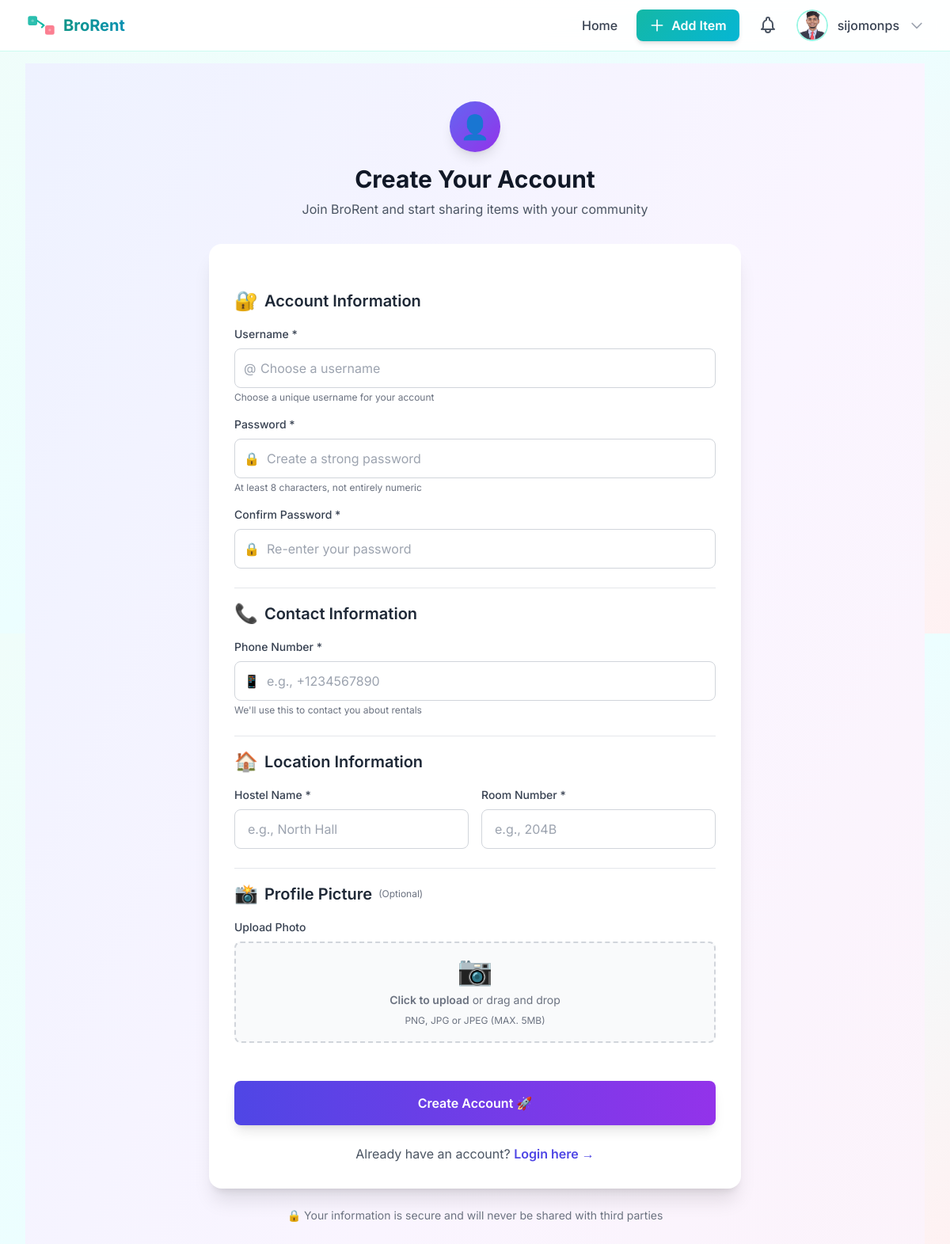
The page /register/ (signed in) on the database its author committed.
### pages/models.py (models this page shows, shortened)
class CustomUser(AbstractUser):
    image = models.ImageField(upload_to='user_images/', blank=True, null=True)
    hostel_name = models.CharField(max_length=100)
    room_number = models.CharField(max_length=20)
    phone_number = models.CharField(max_length=15)

### pages/views.py (the view)
# urls.py: path('register/', views.register_view, name='register'),
def register_view(request):
    if request.method == 'POST':
        form = CustomUserCreationForm(request.POST, request.FILES)
        if form.is_valid():
            user = form.save()
            login(request, user)
            return redirect('home')
    else:
        form = CustomUserCreationForm()
    return render(request, 'register.html', {'form': form})

### pages/forms.py
class CustomUserCreationForm(UserCreationForm):
    image = forms.ImageField(required=False)
    hostel_name = forms.CharField(max_length=100)
    room_number = forms.CharField(max_length=20)
    phone_number = forms.CharField(max_length=15)
    class Meta:
        model = CustomUser
        fields = ('username', 'image', 'hostel_name', 'room_number', 'phone_number', 'password1', 'password2')

### pages/context_processors.py (called while the page is built)
def unread_notifications_count(request) -> Dict[str, int]:
    user = getattr(request, 'user', None)
    if not user or not user.is_authenticated or not user.pk:
        return {"unread_notifications_count": 0}
    from .models import Notification
    count = Notification.objects.filter(user=user, read=False).count()
    return {"unread_notifications_count": count}

### templates/register.html (shortened to what this page needs)
{% extends 'base.html' %}
{% block content %}
<div class="min-h-screen bg-gradient-to-br from-indigo-50 via-purple-50 to-pink-50 py-12 px-4">
    <div class="max-w-2xl mx-auto">
        <div class="text-center mb-8">
            <div class="inline-flex items-center justify-center w-16 h-16 bg-gradient-to-br from-indigo-500 to-purple-600 rounded-full mb-4 shadow-lg">
                <span class="text-3xl text-white">👤</span>
            </div>
            <h1 class="text-3xl font-bold text-gray-900 mb-2">Create Your Account</h1>
            <p class="text-gray-600">Join BroRent and start sharing items with your community</p>
        </div>
        <div class="bg-white rounded-2xl shadow-xl p-8">
            <form method="post" enctype="multipart/form-data" class="space-y-6">
                <div class="space-y-4">
                    <div class="flex items-center space-x-2 mb-4">
                        <span class="text-2xl">🔐</span>
                        <h2 class="text-xl font-semibold text-gray-800">Account Information</h2>
                    </div>
                    <div>
                        <label for="{{ form.username.id_for_label }}" class="block text-sm font-medium text-gray-700 mb-2">
                            Username *
                        </label>
                        <div class="relative">
                            <div class="absolute inset-y-0 left-0 pl-3 flex items-center pointer-events-none">
                                <span class="text-gray-400">@</span>
                            </div>
                            <input type="text" name="username" id="{{ form.username.id_for_label }}"
                                   value="{{ form.username.value|default:'' }}"
                                   class="pl-8 w-full px-4 py-3 border border-gray-300 rounded-lg focus:ring-2 focus:ring-indigo-500 focus:border-transparent transition"
                                   placeholder="Choose a username" required>
                        </div>
                        <p class="mt-1 text-xs text-gray-500">Choose a unique username for your account</p>
                    </div>
                    <div>
                        <label for="{{ form.password1.id_for_label }}" class="block text-sm font-medium text-gray-700 mb-2">
                            Password *
                        </label>
                        <div class="relative">
                            <div class="absolute inset-y-0 left-0 pl-3 flex items-center pointer-events-none">
                                <span class="text-gray-400">🔒</span>
                            </div>
                            <input type="password" name="password1" id="{{ form.password1.id_for_label }}"
                                   class="pl-10 w-full px-4 py-3 border border-gray-300 rounded-lg focus:ring-2 focus:ring-indigo-500 focus:border-transparent transition"
                                   placeholder="Create a strong password" required>
                        </div>
                        <p class="mt-1 text-xs text-gray-500">At least 8 characters, not entirely numeric</p>
                    </div>
                    <div>
                        <label for="{{ form.password2.id_for_label }}" class="block text-sm font-medium text-gray-700 mb-2">
                            Confirm Password *
                        </label>
                        <div class="relative">
                            <div class="absolute inset-y-0 left-0 pl-3 flex items-center pointer-events-none">
                                <span class="text-gray-400">🔒</span>
                            </div>
                            <input type="password" name="password2" id="{{ form.password2.id_for_label }}"
                                   class="pl-10 w-full px-4 py-3 border border-gray-300 rounded-lg focus:ring-2 focus:ring-indigo-500 focus:border-transparent transition"
                                   placeholder="Re-enter your password" required>
                        </div>
                    </div>
                </div>
                <div class="space-y-4 pt-4 border-t border-gray-200">
                    <div class="flex items-center space-x-2 mb-4">
                        <span class="text-2xl">📞</span>
                        <h2 class="text-xl font-semibold text-gray-800">Contact Information</h2>
                    </div>
                    <div>
                        <label for="{{ form.phone_number.id_for_label }}" class="block text-sm font-medium text-gray-700 mb-2">
                            Phone Number *
                        </label>
                        <div class="relative">
                            <div class="absolute inset-y-0 left-0 pl-3 flex items-center pointer-events-none">
                                <span class="text-gray-400">📱</span>
                            </div>
                            <input type="tel" name="phone_number" id="{{ form.phone_number.id_for_label }}"
                                   value="{{ form.phone_number.value|default:'' }}"
                                   class="pl-10 w-full px-4 py-3 border border-gray-300 rounded-lg focus:ring-2 focus:ring-indigo-500 focus:border-transparent transition"
                                   placeholder="e.g., +1234567890" required>
                        </div>
                        <p class="mt-1 text-xs text-gray-500">We'll use this to contact you about rentals</p>
                    </div>
                </div>
                <div class="space-y-4 pt-4 border-t border-gray-200">
                    <div class="flex items-center space-x-2 mb-4">
                        <span class="text-2xl">🏠</span>
                        <h2 class="text-xl font-semibold text-gray-800">Location Information</h2>
                    </div>
                    <div class="grid grid-cols-1 md:grid-cols-2 gap-4">
                        <div>
                            <label for="{{ form.hostel_name.id_for_label }}" class="block text-sm font-medium text-gray-700 mb-2">
                                Hostel Name *
                            </label>
                            <input type="text" name="hostel_name" id="{{ form.hostel_name.id_for_label }}"
                                   value="{{ form.hostel_name.value|default:'' }}"
                                   class="w-full px-4 py-3 border border-gray-300 rounded-lg focus:ring-2 focus:ring-indigo-500 focus:border-transparent transition"
                                   placeholder="e.g., North Hall" required>
                        </div>
                        <div>
                            <label for="{{ form.room_number.id_for_label }}" class="block text-sm font-medium text-gray-700 mb-2">
                                Room Number *
                            </label>
                            <input type="text" name="room_number" id="{{ form.room_number.id_for_label }}"
                                   value="{{ form.room_number.value|default:'' }}"
                                   class="w-full px-4 py-3 border border-gray-300 rounded-lg focus:ring-2 focus:ring-indigo-500 focus:border-transparent transition"
                                   placeholder="e.g., 204B" required>
                        </div>
                    </div>
                </div>
                <div class="space-y-4 pt-4 border-t border-gray-200">
                    <div class="flex items-center space-x-2 mb-4">
                        <span class="text-2xl">📸</span>
                        <h2 class="text-xl font-semibold text-gray-800">Profile Picture</h2>
                        <span class="text-xs text-gray-500">(Optional)</span>
                    </div>
                    <div>
                        <label for="{{ form.image.id_for_label }}" class="block text-sm font-medium text-gray-700 mb-2">
                            Upload Photo
                        </label>
                        <div class="flex items-center justify-center w-full">
                            <label for="{{ form.image.id_for_label }}" class="flex flex-col items-center justify-center w-full h-32 border-2 border-gray-300 border-dashed rounded-lg cursor-pointer bg-gray-50 hover:bg-gray-100 transition">
                                <div class="flex flex-col items-center justify-center pt-5 pb-6">
                                    <span class="text-4xl mb-2">📷</span>
                                    <p class="mb-2 text-sm text-gray-500"><span class="font-semibold">Click to upload</span> or drag and drop</p>
                                    <p class="text-xs text-gray-500">PNG, JPG or JPEG (MAX. 5MB)</p>
                                </div>
                            </label>
                        </div>
                    </div>
                </div>
                <div class="pt-6">
                    <button type="submit" class="w-full bg-gradient-to-r from-indigo-600 to-purple-600 hover:from-indigo-700 hover:to-purple-700 text-white font-semibold py-4 px-6 rounded-lg shadow-lg hover:shadow-xl transform hover:scale-105 transition duration-200">
                        Create Account 🚀
                    </button>
                </div>
            </form>
            <div class="mt-6 text-center">
                <p class="text-gray-600">
                    Already have an account?
                    <a href="{% url 'login' %}" class="text-indigo-600 hover:text-indigo-700 font-semibold hover:underline">
                        Login here →
                    </a>
                </p>
            </div>
        </div>
        <div class="mt-6 text-center text-sm text-gray-500">
            <p>🔒 Your information is secure and will never be shared with third parties</p>
        </div>
    </div>
</div>
{% endblock %}

### templates/base.html (shortened to what this page needs)
<!DOCTYPE html>
<html lang="en">
<head>
    <script src="https://cdn.tailwindcss.com"></script>
</head>
<body class="bg-gradient-to-br from-teal-50 via-cyan-50 to-rose-50 min-h-screen flex flex-col">
    <nav class="fixed w-full z-50 glass-effect border-b border-teal-100">
        <div class="max-w-7xl mx-auto px-4 sm:px-6 lg:px-8">
            <div class="flex items-center justify-between h-16">
                <div class="flex items-center">
                    <a href="{% url 'landing' %}" class="flex items-center space-x-2 logo-container group">
                        <span class="font-bold text-xl bg-gradient-to-r from-teal-600 to-cyan-600 bg-clip-text text-transparent group-hover:from-cyan-600 group-hover:to-rose-500 transition-all duration-300">BroRent</span>
                    </a>
                </div>
                <div class="flex items-center space-x-6">
                    <a href="{% url 'home' %}" class="nav-link text-gray-700 hover:text-teal-600 font-medium">Home</a>
                    {% if user.is_authenticated and not user.is_staff and not user.is_superuser %}
                    <a href="{% url 'item_create' %}" class="btn-primary text-white font-semibold py-2 px-4 rounded-lg flex items-center space-x-2 shadow-md">
                        <svg class="w-5 h-5" fill="none" stroke="currentColor" viewBox="0 0 24 24">
                            <path stroke-linecap="round" stroke-linejoin="round" stroke-width="2" d="M12 4v16m8-8H4"/>
                        </svg>
                        <span>Add Item</span>
                    </a>
                    {% endif %}
                    {% if user.is_authenticated %}
                        <a href="{% url 'notifications' %}" class="relative inline-flex items-center justify-center text-gray-600 hover:text-teal-600 transition-colors duration-200" title="Notifications">
                        </a>
                        <div class="relative group" id="profile-dropdown">
                            <button class="flex items-center space-x-3 group focus:outline-none">
                                <div class="profile-img-wrapper">
                                    {% if user.image %}
                                        <img src="{{ user.image.url }}" alt="{{ user.username }}" class="w-10 h-10 rounded-full border-2 border-teal-200 group-hover:border-teal-400 object-cover transition-all duration-300 group-hover:scale-110">
                                    {% else %}
                                        <div class="w-10 h-10 rounded-full bg-gradient-to-br from-teal-500 to-cyan-500 flex items-center justify-center text-white font-bold shadow-md group-hover:shadow-lg transition-all duration-300 group-hover:scale-110">
                                            {{ user.username|slice:":1"|upper }}
                                        </div>
                                    {% endif %}
                                </div>
                                <span class="font-medium text-gray-700 group-hover:text-teal-600 transition-colors duration-200">{{ user.username }}</span>
                                <svg class="w-5 h-5 text-gray-400 group-hover:text-teal-600 transition-colors duration-200" fill="none" stroke="currentColor" viewBox="0 0 24 24">
                                    <path stroke-linecap="round" stroke-linejoin="round" stroke-width="2" d="M19 9l-7 7-7-7"/>
                                </svg>
                            </button>
                        </div>
                    {% endif %}
                </div>
            </div>
        </div>
    </nav>
    <main class="flex-grow max-w-7xl mx-auto pt-20 pb-12 px-4 sm:px-6 lg:px-8 w-full">
        {% block content %}{% endblock %}
    </main>
</body>
</html>

### templates/base.html (style rules this page uses)
body { font-family: 'Inter', sans-serif; }
.glass-effect { background: rgba(255, 255, 255, 0.95); backdrop-filter: blur(10px); }
.logo-container { position: relative; display: inline-flex; align-items: center; justify-content: center; }
main { animation: fadeIn 0.6s ease-out; }
nav { animation: slideDown 0.5s ease-out; }
.btn-primary { background: linear-gradient(135deg, #14b8a6 0%, #06b6d4 100%); transition: all 0.3s ease; position: relative; overflow: hidden; }
.btn-primary::before { content: ''; position: absolute; top: 0; left: -100%; width: 100%; height: 100%; background: linear-gradient(90deg, transparent, rgba(255,255,255,0.3), transparent); transition: left 0.5s; }
.nav-link { position: relative; transition: color 0.3s ease; }
.nav-link::after { content: ''; position: absolute; width: 0; height: 2px; bottom: -4px; left: 0; background: linear-gradient(90deg, #14b8a6, #f43f5e); transition: width 0.3s ease; }
html { scroll-behavior: smooth; }
.profile-img-wrapper { position: relative; overflow: hidden; border-radius: 50%; }
.profile-img-wrapper::before { content: ''; position: absolute; inset: 0; background: linear-gradient(45deg, transparent, rgba(255,255,255,0.3), transparent); transform: translateX(-100%); transition: transform 0.6s; }
a, button { transition: all 0.3s cubic-bezier(0.4, 0, 0.2, 1); }

### rows shown on the page
CustomUser: image (picture), username "sijomonps"
